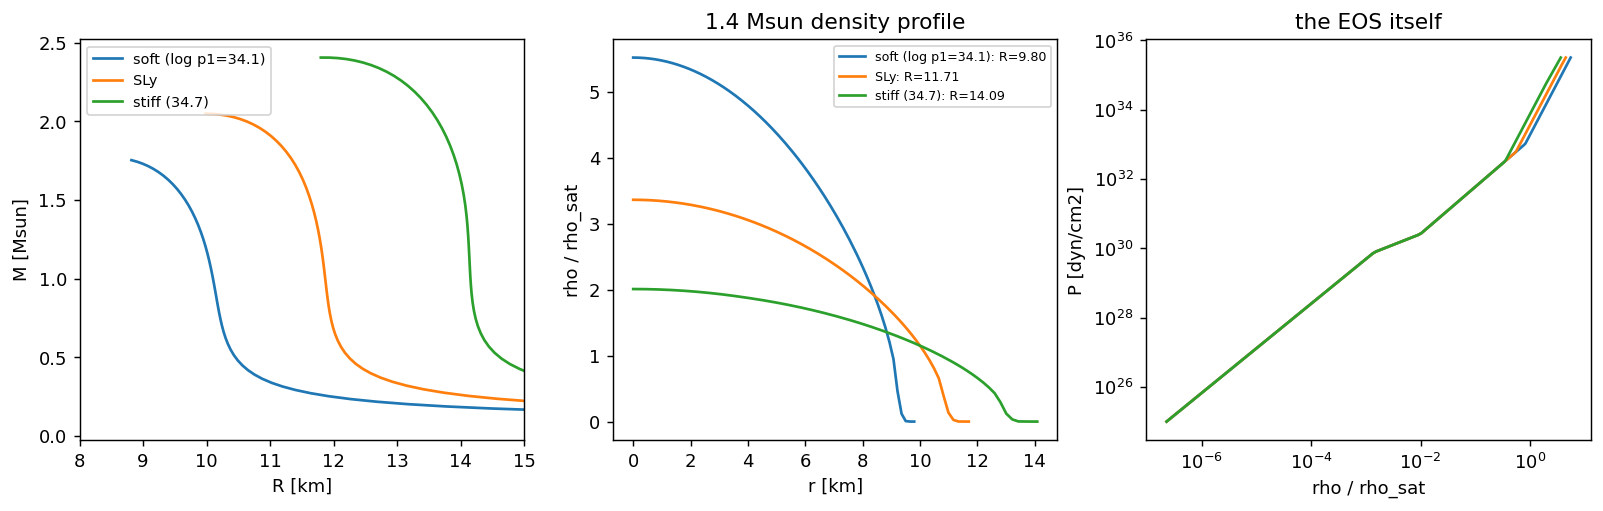

Python code for this plot:
# %% [markdown]
# # Example 09: TOV, EOS families, and the interior of a 1.4 Msun star
# %%
import numpy as np
from _common import plt, savefig
from nicerkit import eos as E, tov as T

if __name__ == "__main__":
    fams = {"soft (log p1=34.1)": [34.10, 3.0, 3.0, 3.0], "SLy": list(E.SLY_PARAMS.values()),
            "stiff (34.7)": [34.70, 3.0, 2.8, 2.8]}
    fig, ax = plt.subplots(1, 3, figsize=(15, 4))
    for name, th in fams.items():
        eos = E.PiecewisePolytrope(*th); Pc, M, R = T.mr_curve_pp(eos, n=80)
        ax[0].plot(R, M, label=name)
        s = T.solve_star(eos, np.interp(1.4, M, Pc))
        ax[1].plot(s["r_km"], s["rho"] / 2.66e14, label=f"{name}: R={s['R']:.2f}")
        print(f"{name:20s} Mmax={M.max():.2f}  R1.4={s['R']:.2f} km  Lambda1.4={s['Lambda']:.0f}  I1.4={s['I']/1e45:.2f}e45  "
              f"rho_c/rho_sat={s['rho'][0]/2.66e14:.2f}")
        ax[2].loglog(eos.rho_of_P(np.logspace(25, 35.5, 200)) / 2.66e14, np.logspace(25, 35.5, 200), label=name)
    ax[0].set(xlabel="R [km]", ylabel="M [Msun]", xlim=(8, 15)); ax[0].legend(fontsize=8)
    ax[1].set(xlabel="r [km]", ylabel="rho / rho_sat", title="1.4 Msun density profile"); ax[1].legend(fontsize=7)
    ax[2].set(xlabel="rho / rho_sat", ylabel="P [dyn/cm2]", title="the EOS itself")
    savefig(fig, "ex09_tov_eos.png")
